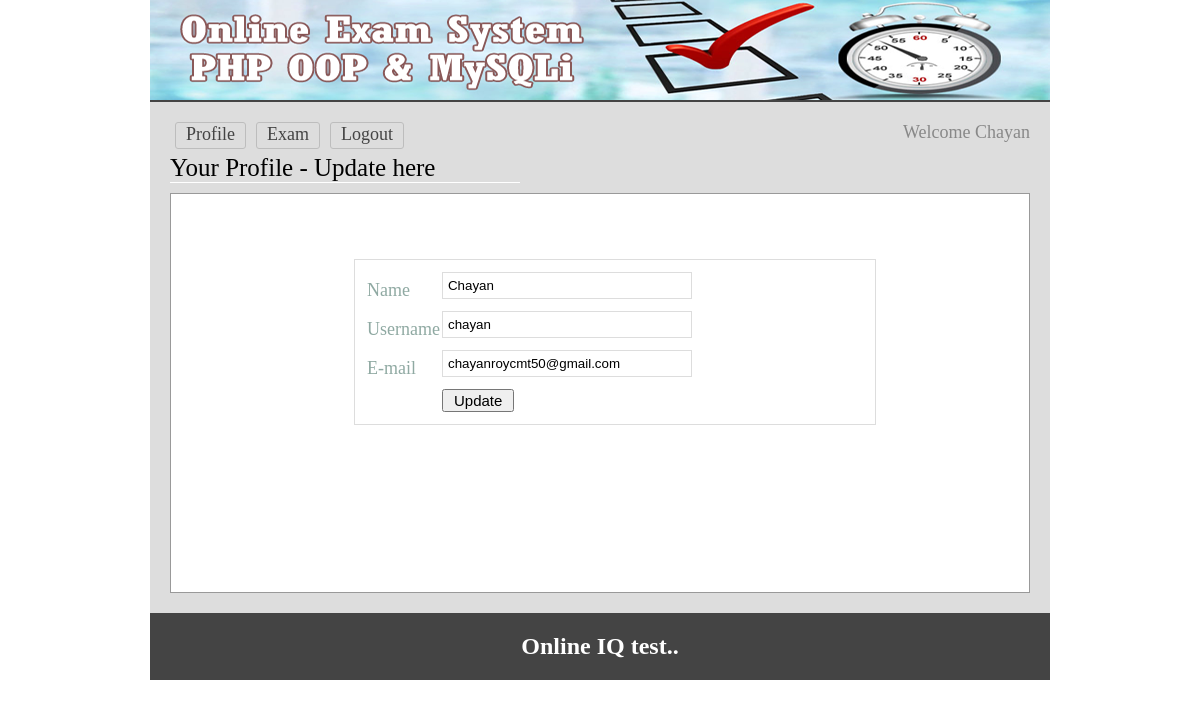
Screenshot of /profile.php (signed in) with the database file from the repository.
### tables this page shows
CREATE TABLE `tbl_user` (
  `userId` int(11) NOT NULL,
  `name` varchar(50) NOT NULL,
  `username` varchar(50) NOT NULL,
  `password` varchar(32) NOT NULL,
  `email` varchar(255) NOT NULL,
  `status` int(11) NOT NULL DEFAULT '0'
);

### classes/user.php (called while the page is built, shortened)
<?php
    $filepath = realpath(dirname(__FILE__));
	include_once ($filepath.'/../lib/Database.php');
	include_once ($filepath.'/../lib/Session.php');
?>
<?php
	class User {
		private $db;
		public function __construct(){
			$this->db = new Database();
		}
		public function getUserDataById($userId){
					$query = "SELECT * FROM tbl_user WHERE userId = $userId";
					$userData = $this->db->select($query);
					return $userData;
		}
  }
 ?>

### lib/Database.php (called while the page is built, shortened)
<?php
Class Database{
	public $host   = DB_HOST;
	public $user   = DB_USER;
	public $pass   = DB_PASS;
	public $dbname = DB_NAME;
	public $link;
	private function connectDB(){
	$this->link = new mysqli($this->host, $this->user, $this->pass, $this->dbname);
 }
	public function select($query){
		$result = $this->link->query($query) or die($this->link->error.__LINE__);
		if($result->num_rows > 0){
			return $result;
		} else {
			return false;
		}
	}
}

### lib/Session.php (called while the page is built, shortened)
<?php
class Session{
	 public static function get($key){
	 	if (isset($_SESSION[$key])) {
	 		return $_SESSION[$key];
	 	} else {
	 		return false;
	 	}
	 }
}
?>

### profile.php (the view, shortened to what this page needs)
<?php include 'inc/header.php'; ?>
<?php
	$userId     = Session::get("userId");
 ?>
   <div class="head">
    <span>Your Profile - Update here</span>
   </div>
<div class="main">
       <?php
       		$userData = $usr->getUserDataById($userId);
       		if ($userData) {
                 $result = $userData->fetch_assoc()
        ?>
		<form action="" method="POST">
				<table>
				<tr>
		           <td>Name</td>
		           <td><input type="text" name="name" value="<?php echo $result['name'] ?>" ></td>
		         </tr>
			       <tr>
		           <td>Username</td>
		           <td><input name="username" value="<?php echo $result['username'] ?>" type="text" ></td>
		         </tr>
		         <tr>
		           <td>E-mail</td>
		           <td><input  type="text" value="<?php echo $result['email'] ?>" name="email" ></td>
		         </tr>
		         <tr>
		           <td></td>
		           <td><input type="submit"  value="Update">
		           </td>
		         </tr>
		       </table>
			</form>
			  <?php } ?>
</div>
<?php include 'inc/footer.php'; ?>

### css/main.css (style rules this page uses)
* { margin:0;padding:0;outline:none }
body { font-family:verdana }
input[type="text"], input[type="password"] { border: 1px solid #ddd; margin-bottom: 10px; padding: 5px; width: 238px; }
input[type="submit"] { cursor: pointer; font-size: 15px; padding: 1px 10px; }
.main { background: #fff none repeat scroll 0 0; border: 1px solid #999; margin-top: 10px; min-height: 368px; padding: 15px; width: 828px; }

### profile.php (style rules this page uses)
.head { font-size: 25px; border-bottom: 1px solid #ffffff; width: 350px; }
form { border: 1px solid #ddd; color: #8fa9a2; margin-left: 168px; margin-top: 50px; width: 500px; padding: 10px; }

### rows the page displays
tbl_user: name "Chayan", username "chayan", email "chayanroycmt50@gmail.com"

### other values shown
Session::get("name") "Chayan"
